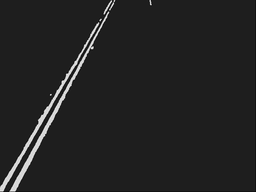
#> input picture inputs/f00097.png, 256 x 192 px, shrunk from 640 x 480 before the run, given in place of line.png, which was not available
$ jupyter execute additive.ipynb   (text cells are left out)
#> lines starting #> are read from the running program, lines starting #| are printed output that depends on the picture; after the words box and inside, x2 and y2 are one past the last pixel; in counts of white or black regions, pixels touching at a corner belong together; pictures that were not available may be replaced by others from this repository, and a replacement may not be noted
#> further down, image is the input picture: shape (192, 256, 3); min 0, max 250, mean 35
[cell 1]
from matplotlib import pyplot as plt
from itertools import combinations,permutations,product
import numpy as np
import argparse
import math
import cv2
import time

[cell 2]
theta = np.arange(0, 180, 1)
cos = np.cos(np.deg2rad(theta))
sin = np.sin(np.deg2rad(theta))

[cell 3]
def hough_line(edge):
    # Generate a accumulator matrix to store the values
    start_time = time.time()
    rho_range = round(math.sqrt(edge.shape[0]**2 + edge.shape[1]**2))
    accumulator = np.zeros((2 * rho_range, len(theta)))

    # Threshold to get edges pixel location (x,y)
    edge_pixels = np.where(edge == 255)
    coordinates = list(zip(edge_pixels[0], edge_pixels[1]))
    # Calculate rho value for each edge location (x,y) with all the theta range
    for p in range(len(coordinates)):
        for t in range(len(theta)):
            rho = int(round(coordinates[p][1] * cos[t] + coordinates[p][0] * sin[t]))
            accumulator[rho, t] += 2 # Suppose add 1 only, Just want to get clear result
    print("--- %s seconds ---" % (time.time() - start_time))
    return accumulator
    # .astype('uint8')

[cell 4]
k=8

[cell 5]
def padd(image):
    m=max(image.shape[0],image.shape[1])
#> m = 256
    if(m%k==0):
        m=m
    else:
        m=((m//k)+1)*k
    # read image
    # create new image of desired size and color (blue) for padding
    color = (0,0,0)
    result = np.full((m,m,image.shape[2]), color)

    # compute center offset
    x_center = (m - image.shape[1]) // 2
#> x_center = 0
    y_center = (m - image.shape[0]) // 2
#> y_center = 32

    # copy img image into center of result image
    result[y_center:y_center+image.shape[0],
        x_center:x_center+image.shape[1]] = image
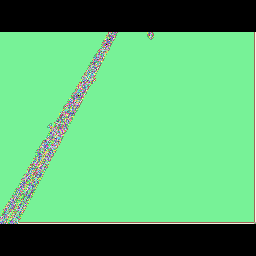
#> result: shape (256, 256, 3) int64; 236 distinct labels, from 0 to 250; one colour per label, 0 black

    # view result
    return result.astype('uint8'),m

[cell 6]
# read image then convert to grayscale and find the edges by Canny Edge Detection
path = r'C:\Users\rhuth\Desktop\Hough\Hough-Transform-Line-Detection\line.png'

# Using cv2.imread() method
image = cv2.imread(path)
image,m=padd(image)
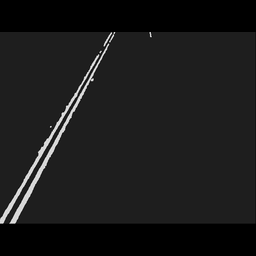
#> image: shape (256, 256, 3); min 0, max 250, mean 26.2
#> m = 256
grayscale = cv2.cvtColor(image, cv2.COLOR_BGR2GRAY)
edges = cv2.Canny(grayscale,50,150)
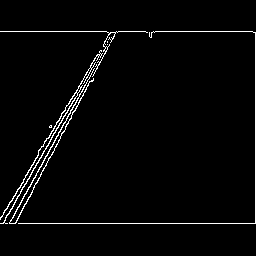
#> edges: shape (256, 256); 2.6% white in thin lines or dots, all inside (x1, y1, x2, y2) = (0, 31, 256, 224)

# Function to do hough line transform
accumulator1 = hough_line(edges)
#> in hough_line, `edge_pixels = np.where(edge == 255)`: edge_pixels = 1727 positions, rows 31 to 223, columns 0 to 255
#> in hough_line, `coordinates = list(zip(edge_pixels[0], edge_pixels[1]))`: coordinates = 1727 pairs, first value 31 to 223, second value 0 to 255
#> after the loop in hough_line, `for p in range(len(coordinates)):`:
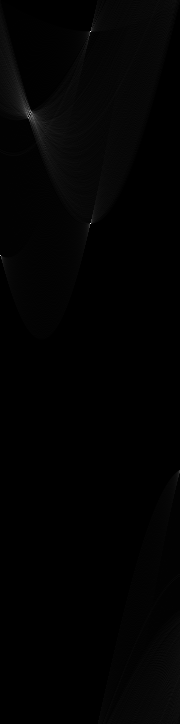
#> accumulator: shape (724, 180) float64; min 0, max 504, mean 4.8; drawn with min black and max white

# Threshold some high values then draw the line
edge_pixels = np.where(accumulator1 > 110)
#> edge_pixels = 110 positions, rows 30 to 472, columns 0 to 179
coordinates = list(zip(edge_pixels[0], edge_pixels[1]))
#> coordinates = 110 pairs, first value 30 to 472, second value 0 to 179

# Use line equation to draw detected line on an original image
for i in range(0, len(coordinates)):
    a = np.cos(np.deg2rad(coordinates[i][1]))
    b = np.sin(np.deg2rad(coordinates[i][1]))
    x0 = a*coordinates[i][0]
    y0 = b*coordinates[i][0]
    x1 = int(x0 + 1000*(-b))
    y1 = int(y0 + 1000*(a))
    x2 = int(x0 - 1000*(-b))
    y2 = int(y0 - 1000*(a))

    cv2.line(image,(x1,y1),(x2,y2),(0,255,0),1)
#> this loop made 110 passes
#> (a, b, x0, y0, x1, y1, x2, y2) on passes 1 to 12: (-0.0175, 1, -0.524, 30, -1000, 12, 999, 47), (6.12e-17, 1, 1.9e-15, 31, -1000, 31, 1000, 30), (0.0175, 1, 0.558, 32, -999, 49, 1000, 14), (0.0175, 1, 0.593, 33.99, -999, 51, 1000, 16), (0.0175, 1, 0.611, 34.99, -999, 52, 1000, 17), (0.906, 0.423, 94.26, 43.95, -328, 950, 516, -862), (0.914, 0.407, 95.92, 42.71, -310, 956, 502, -870), (0.914, 0.407, 97.75, 43.52, -308, 957, 504, -870), (0.899, 0.438, 96.17, 46.91, -342, 945, 534, -851), (0.914, 0.407, 98.66, 43.93, -308, 957, 505, -869), (0.906, 0.423, 97.88, 45.64, -324, 951, 520, -860), (0.899, 0.438, 97.07, 47.34, -341, 946, 535, -851)
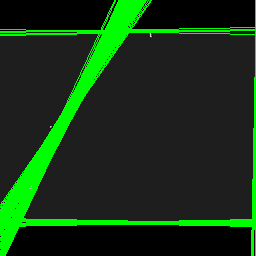
#> image: shape (256, 256, 3); 12.63% of pixels changed, all inside (x1, y1, x2, y2) = (0, 0, 256, 256)

# show result
plt.figure(figsize=(12, 12))
plt.subplot(121), plt.imshow(image)
plt.subplot(122), plt.imshow(accumulator1)
plt.show()

[cell 7]
o=int(m/k) #number of local origins present in the image
#> o = 32

[cell 8]
def local_origins(k,o):
    coord=np.ones([k+1,k+1,180],dtype=int)*(-1)
    for i in range(0,k+1):
        for j in range(0,k+1):
            for t in range(0,180):
                coord[i][j][t] = int(i*o* cos[t] + j*o* sin[t])
    return coord

[cell 9]
def lht(o):
    # coord = [[-1]*o]*o*90
    coord=np.ones([o,o,180],dtype=int)*(-1)
    for i in range(0,o):
        for j in range(0,o):
            for t in range(0,180):
                coord[i][j][t] = int(i* cos[t] + j* sin[t])
    return coord

[cell 10]
w=image.shape[0]//k #This is the length of side of an individual block we have made
#> w = 32

[cell 11]
def add(edge):
    edge_pixels = np.where(edge == 255)
#> edge_pixels = 1727 positions, rows 31 to 223, columns 0 to 255
    coordinates = list(zip(edge_pixels[0], edge_pixels[1]))
#> coordinates = 1727 pairs, first value 31 to 223, second value 0 to 255
    rho_range = round(math.sqrt(edge.shape[0]**2 + edge.shape[1]**2))
#> rho_range = 362
    accumulator = np.zeros((2 * rho_range, len(theta)))
    w=edge.shape[0]//k
#> w = 32
    LHT=lht(o)
    LO=local_origins(k,o)
    start_time = time.time()
    for p in range(len(coordinates)):
        for t in range(len(theta)):
            lh=LHT[coordinates[p][1]-closest_value(coordinates[p][1])][coordinates[p][0]-closest_value(coordinates[p][0])][t]
            lo=LO[(closest_value(coordinates[p][1]))//w][(closest_value(coordinates[p][0]))//w][t]
            rho =lh+lo
            accumulator[rho, t] += 2 # Suppose add 1 only, Just want to get clear result
    print("--- %s seconds ---" % (time.time() - start_time))
    return accumulator
    #.astype('uint8')

[cell 12]
def closest_value(a):
  return (a//w)*w #This returns the closest local origin to the pixel

[cell 13]
path = r'C:\Users\rhuth\Desktop\Hough\Hough-Transform-Line-Detection\line.png'

# Using cv2.imread() method
image = cv2.imread(path)
image,m=padd(image)
grayscale = cv2.cvtColor(image, cv2.COLOR_BGR2GRAY)
edges = cv2.Canny(grayscale,50,150)

accumulator = add(edges)

# Threshold some high values then draw the line
edge_pixels = np.where(accumulator > 110)
#> edge_pixels = 115 positions, rows 27 to 473, columns 0 to 179
coordinates = list(zip(edge_pixels[0], edge_pixels[1]))
#> coordinates = 115 pairs, first value 27 to 473, second value 0 to 179

# Use line equation to draw detected line on an original image
for i in range(0, len(coordinates)):
    a = np.cos(np.deg2rad(coordinates[i][1]))
    b = np.sin(np.deg2rad(coordinates[i][1]))
    x0 = a*coordinates[i][0]
    y0 = b*coordinates[i][0]
    x1 = int(x0 + 1000*(-b))
    y1 = int(y0 + 1000*(a))
    x2 = int(x0 - 1000*(-b))
    y2 = int(y0 - 1000*(a))

    cv2.line(image,(x1,y1),(x2,y2),(0,255,0),1)
#> this loop made 115 passes
#> (a, b, x0, y0, x1, y1, x2, y2) on passes 1 to 12: (-0.0175, 1, -0.471, 27, -1000, 9, 999, 44), (-0.0175, 1, -0.489, 28, -1000, 10, 999, 45), (-0.0175, 1, -0.506, 29, -1000, 11, 999, 46), (-0.0175, 1, -0.524, 30, -1000, 12, 999, 47), (0.0175, 1, 0.541, 31, -999, 48, 1000, 13), (6.12e-17, 1, 1.9e-15, 31, -1000, 31, 1000, 30), (0.0175, 1, 0.576, 32.99, -999, 50, 1000, 15), (0.0175, 1, 0.593, 33.99, -999, 51, 1000, 16), (0.921, 0.391, 95.73, 40.64, -294, 961, 486, -879), (0.914, 0.407, 95.01, 42.3, -311, 955, 501, -871), (0.906, 0.423, 94.26, 43.95, -328, 950, 516, -862), (0.914, 0.407, 95.92, 42.71, -310, 956, 502, -870)
#> (a, b, x0, y0) on pass 26: (0.899, 0.438, 97.97, 47.78)
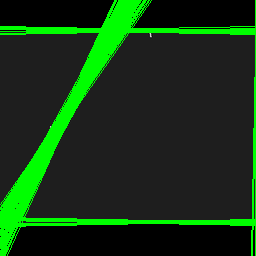
#> image: shape (256, 256, 3); 13.42% of pixels changed, all inside (x1, y1, x2, y2) = (0, 0, 256, 256)

# show result
plt.figure(figsize=(12, 12))
plt.subplot(121), plt.imshow(image)
plt.subplot(122), plt.imshow(accumulator)
plt.show()

[cell 14]
sub= accumulator1-accumulator
# print(sub)
print(np.min(sub))
#| -300.0
plt.figure(figsize=(12, 12))
plt.imshow(np.abs(sub))
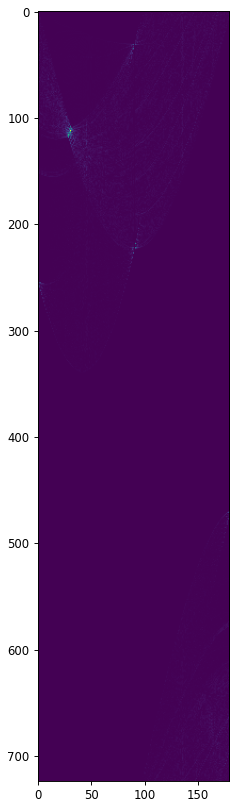
#> figure drawn by matplotlib, 1 panel

[cell 15]
# read image then convert to grayscale and find the edges by Canny Edge Detection
path = r'C:\Users\rhuth\Desktop\Hough\Hough-Transform-Line-Detection\line.png'

# Using cv2.imread() method
image = cv2.imread(path)
image,m=padd(image)
grayscale = cv2.cvtColor(image, cv2.COLOR_BGR2GRAY)
# edges = cv2.Canny(grayscale,50,150)
edges=cv2.Canny(grayscale, 50, 200, None, 3)
lines = cv2.HoughLines(edges, 1, np.pi / 180, 46, None, 0, 0)
# print(len(lines))
print(lines.shape)
#| (49, 1, 2)
if lines is not None:
    for i in range(0, len(lines)):
        rho = lines[i][0][0]
        theta = lines[i][0][1]
        a = math.cos(theta)
        b = math.sin(theta)
        x0 = a * rho
        y0 = b * rho
        pt1 = (int(x0 + 1000*(-b)), int(y0 + 1000*(a)))
        pt2 = (int(x0 - 1000*(-b)), int(y0 - 1000*(a)))
        cv2.line(image, pt1, pt2, (0,255,0), 1)
#> this loop made 49 passes
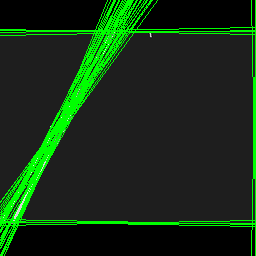
#> image: shape (256, 256, 3); 10.52% of pixels changed, all inside (x1, y1, x2, y2) = (0, 0, 256, 256)
plt.imshow(image)

$ run again, on inputs/f00099.png
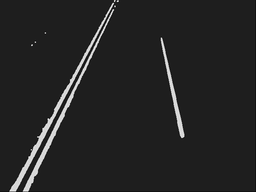
#> input picture inputs/f00099.png, 256 x 192 px, shrunk from 640 x 480 before the run, given in place of line.png, which was not available
#> image is the input picture: shape (192, 256, 3); min 0, max 248, mean 36.7
#> result: shape (256, 256, 3) int64; 240 distinct labels, from 0 to 248
#> `image,m=padd(image)`: m = 256
#> `edges = cv2.Canny(grayscale,50,150)`:
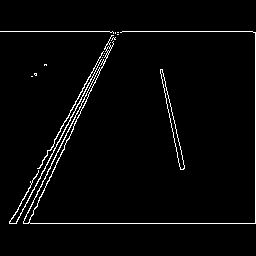
#> edges: shape (256, 256); 2.9% white in thin lines or dots, all inside (x1, y1, x2, y2) = (0, 31, 256, 224)
#> in hough_line, `edge_pixels = np.where(edge == 255)`: edge_pixels = 1872 positions, rows 31 to 223, columns 0 to 255
#> in hough_line, `coordinates = list(zip(edge_pixels[0], edge_pixels[1]))`: coordinates = 1872 pairs, first value 31 to 223, second value 0 to 255
#> `edge_pixels = np.where(accumulator1 > 110)`: edge_pixels = 101 positions, rows 28 to 583, columns 0 to 179
#> `coordinates = list(zip(edge_pixels[0], edge_pixels[1]))`: coordinates = 101 pairs, first value 28 to 583, second value 0 to 179
#> the loop `for i in range(0, len(coordinates)):` made 101 passes
#> (a, b, x0, y0, x1, y1, x2, y2) on passes 1 to 8: (-0.0175, 1, -0.489, 28, -1000, 10, 999, 45), (-0.0175, 1, -0.524, 30, -1000, 12, 999, 47), (6.12e-17, 1, 1.9e-15, 31, -1000, 31, 1000, 30), (0.0175, 1, 0.558, 32, -999, 49, 1000, 14), (0.0175, 1, 0.593, 33.99, -999, 51, 1000, 16), (0.927, 0.375, 101.1, 40.83, -273, 968, 475, -886), (0.906, 0.423, 98.79, 46.07, -323, 952, 521, -860), (0.927, 0.375, 102, 41.21, -272, 968, 476, -885)
#> o = 32
#> in add, `edge_pixels = np.where(edge == 255)`: edge_pixels = 1872 positions, rows 31 to 223, columns 0 to 255
#> in add, `coordinates = list(zip(edge_pixels[0], edge_pixels[1]))`: coordinates = 1872 pairs, first value 31 to 223, second value 0 to 255
#> `edge_pixels = np.where(accumulator > 110)`: edge_pixels = 111 positions, rows 27 to 585, columns 0 to 179
#> `coordinates = list(zip(edge_pixels[0], edge_pixels[1]))`: coordinates = 111 pairs, first value 27 to 585, second value 0 to 179
#> the loop `for i in range(0, len(coordinates)):` made 111 passes
#> (a, b, x0, y0, x1, y1, x2, y2) on passes 1 to 8: (-0.0175, 1, -0.471, 27, -1000, 9, 999, 44), (-0.0175, 1, -0.489, 28, -1000, 10, 999, 45), (-0.0175, 1, -0.524, 30, -1000, 12, 999, 47), (0.0175, 1, 0.541, 31, -999, 48, 1000, 13), (6.12e-17, 1, 1.9e-15, 31, -1000, 31, 1000, 30), (0.0175, 1, 0.576, 32.99, -999, 50, 1000, 15), (0.0175, 1, 0.593, 33.99, -999, 51, 1000, 16), (0.927, 0.375, 100.1, 40.46, -274, 967, 474, -886)
#| -174.0
#| (47, 1, 2)
#> the loop `for i in range(0, len(lines)):` made 47 passes
#> after the loop `for i in range(0, len(lines)):`:
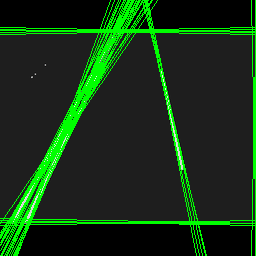
#> image: shape (256, 256, 3); mean B, G, R 21.2, 51.4, 21.2
